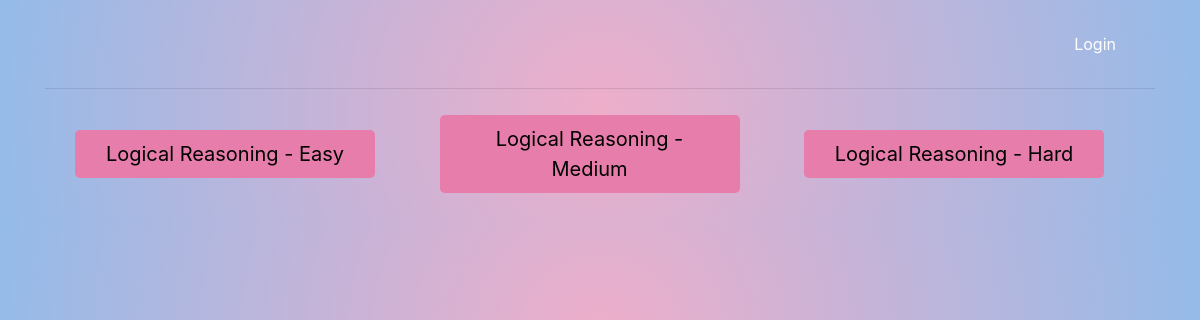
Before: / with the older database file.
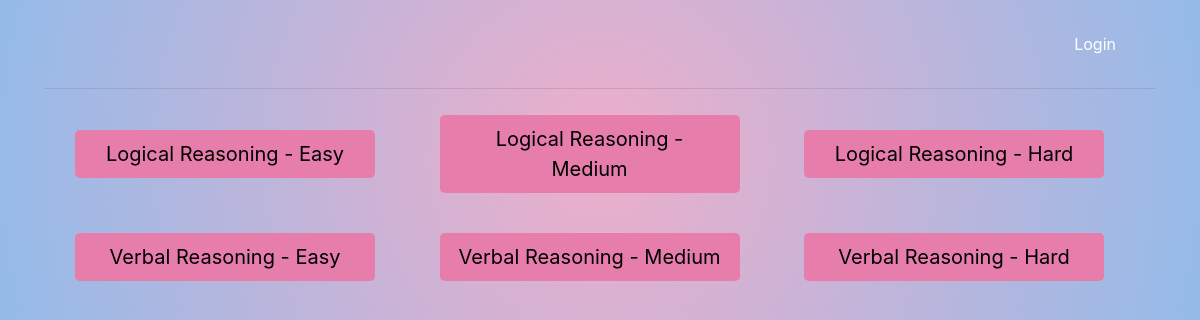
After: the same page with the newer database file.
### quizes/models.py (models this page shows, shortened)
class Quiz(models.Model):
    name = models.CharField(max_length=120)
    topic = models.CharField(max_length=120)
    number_of_questions = models.IntegerField()
    time = models.IntegerField(help_text="duration of the quiz in minutes")
    required_score_to_pass = models.IntegerField(help_text="required score in %")
    difficluty = models.CharField(max_length=6, choices=DIFF_CHOICES)
    class Meta:
        verbose_name_plural = 'Quizes'

### quizes/views.py (the view)
# urls.py: path('', QuizListView.as_view(), name='main-view'),
class QuizListView(ListView):
    model = Quiz
    template_name = 'quizes/main.html'

### quizes/templates/quizes/main.html (shortened to what this page needs)
{% extends "base.html" %}
{% load static %}
{% block content %}
<header>
  <nav class="navbar navbar-expand-lg navbar-light">
    <div class="container">
      <div class="collapse navbar-collapse justify-content-end align-items-center" id="navbarText">
        <ul class="navbar-nav ms-auto">
          {% if user.is_authenticated %}
          <li class="nav-item">
            <a style="color:white;" class="nav-link" href="#">Welcome, {{user.username}}</a>
          </li>
          <li class="nav-item">
            <a style="color:white;" class="nav-link" href="/logout">Logout</a>
          </li>
          {% else %}
          <li class="nav-item">
            <a style="color:white;" class="nav-link" href="/login">Login</a>
          </li>
          {% endif %}
        </ul>
      </div>
    </div>
  </nav>
</header>
<hr>
  {% for obj in object_list %}
  <button type="button" style="color: black; background-color: #e67daa; width:300px !important; margin-top:10px;margin-bottom:30px; margin-left:30px; margin-right:30px;"
    class="btn btn-link modal-button btn-lg active" data-pk="{{obj.pk}}" data-quiz="{{obj.name}}"
    data-questions="{{obj.number_of_questions}}" data-difficulty="{{obj.difficluty}}" data-time="{{obj.time}}"
    data-pass="{{obj.required_score_to_pass}}" data-toggle="modal" data-target="#quizStartModal">
    {{obj.name}}
  </button>
{% endfor %}
{% endblock content %}

### templates/base.html (shortened to what this page needs)
{% load static %}
<!doctype html>
<html lang="en">
  <head>
    <link rel="stylesheet" href="https://cdn.jsdelivr.net/npm/bootstrap@4.5.3/dist/css/bootstrap.min.css">
    <link rel="stylesheet" href="{% static 'style.css' %}">
  </head>
  <body style="background: rgb(238,174,202); background: radial-gradient(circle, rgba(238,174,202,1) 0%, rgba(148,187,233,1) 100%);">
    <div class="container mt-3">
        {% block content %}
        {% endblock content %}
    </div>
  </body>
  </body>
</html>

Changed rows visible on the page:
changed Quiz "Logical Reasoning - Easy": number_of_questions 3 → 10 (drawn)
changed Quiz "Logical Reasoning - Medium": number_of_questions 3 → 10 (drawn)
added Quiz: name "Verbal Reasoning - Easy"
added Quiz: name "Verbal Reasoning - Medium"
added Quiz: name "Verbal Reasoning - Hard"
